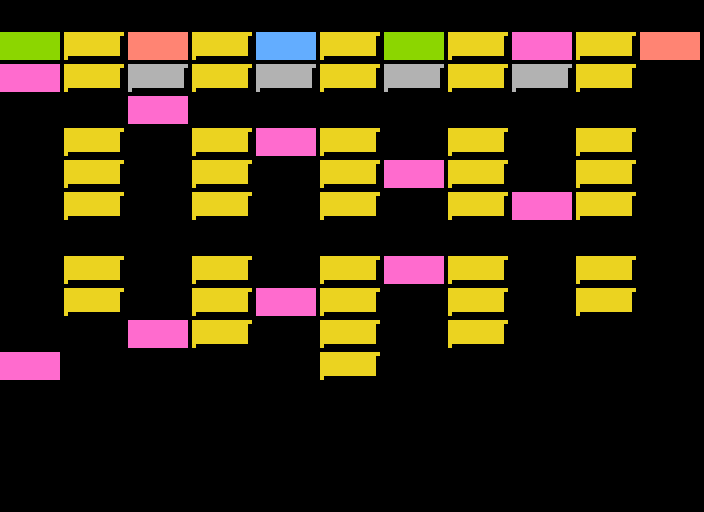

A 2D game scene composited from a Tiled map and its tileset images. What follows is a short description and the map's XML, with every tile layer's data as written:
An orthogonal 11x16 tile map with 64x32 px tiles, 1 tile layer (Level).

<map version="1.10" tiledversion="1.10.2" orientation="orthogonal" renderorder="right-down" width="11" height="16" tilewidth="64" tileheight="32" infinite="0" nextlayerid="2" nextobjectid="1">
 <tileset firstgid="1" name="tileset" tilewidth="64" tileheight="32" tilecount="12" columns="4">
  <image source="tileset.png" width="256" height="96" />
 </tileset>
 <layer id="1" name="Level" width="11" height="16">
  <data encoding="csv">
0,0,0,0,0,0,0,0,0,0,0,
4,10,2,10,3,10,4,10,7,10,2,
7,10,9,10,9,10,9,10,9,10,0,
0,0,7,0,0,0,0,0,0,0,0,
0,10,0,10,7,10,0,10,0,10,0,
0,10,0,10,0,10,7,10,0,10,0,
0,10,0,10,0,10,0,10,7,10,0,
0,0,0,0,0,0,0,0,0,0,0,
0,10,0,10,0,10,7,10,0,10,0,
0,10,0,10,7,10,0,10,0,10,0,
0,0,7,10,0,10,0,10,0,0,0,
7,0,0,0,0,10,0,0,0,0,0,
0,0,0,0,0,0,0,0,0,0,0,
0,0,0,0,0,0,0,0,0,0,0,
0,0,0,0,0,0,0,0,0,0,0,
0,0,0,0,0,0,0,0,0,0,0
</data>
 </layer>
</map>
